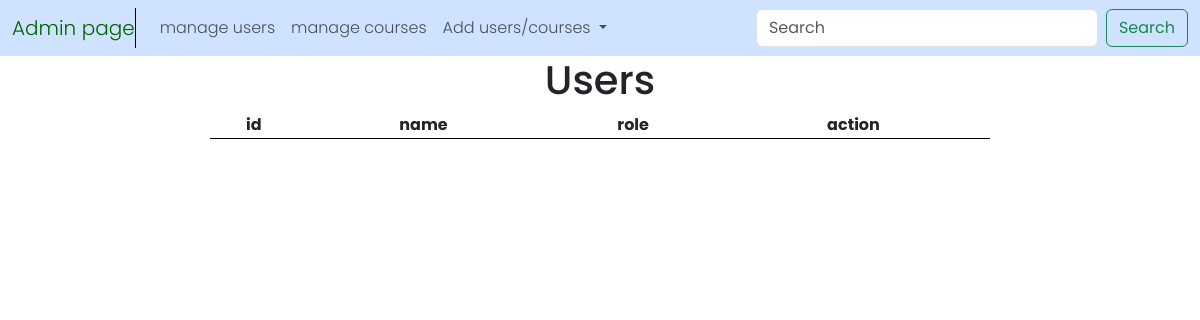
/admin/manage/courses, run on an earlier commit of the app's database.
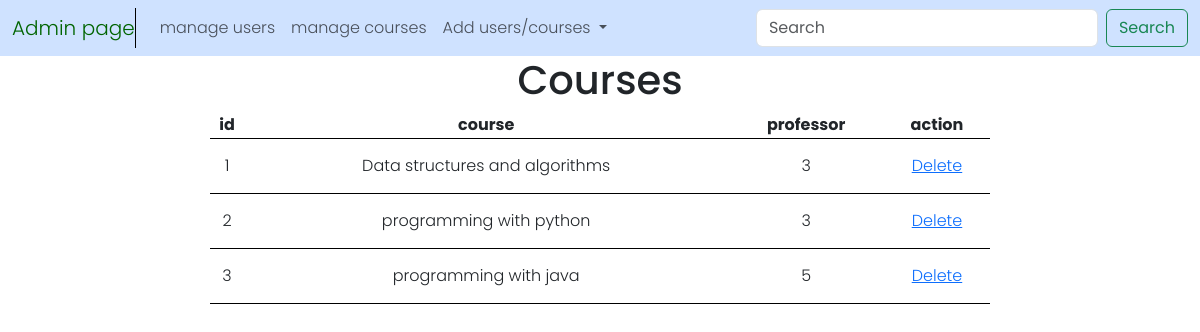
And on a later commit of the database.
### tables this page shows
CREATE TABLE courses (
    id INTEGER PRIMARY KEY AUTOINCREMENT,
    course_name TEXT NOT NULL,
    professor_id INTEGER,
    FOREIGN KEY (professor_id) REFERENCES users(id) ON DELETE SET NULL
);

### app.py (the view)
@app.route('/admin/manage/courses', methods=['GET', 'POST'])
def admin_manage_courses():
    courses = db.execute("SELECT * FROM courses")
    return render_template("admin_view.html", courses = courses)

### templates/admin_view.html (shortened to what this page needs)
{% extends "admin.html"%}
{% block main%}
    {% if courses %}
        <div class="admin_manage">
            <h1>Courses</h1>
            <table>
                <thead>
                    <tr>
                        <th>id</th>
                        <th>course</th>
                        <th>professor</th>
                        <th>action</th>
                    </tr>
                </thead>
                <tbody>
                    {% for course in courses %}
                    <tr>
                        <td>{{ course.id }}</td>
                        <td>{{ course.course_name }}</td>
                        <td>{{ course.professor_id }}</td>
                        <td><a href="/admin/manage/course/{{ course.id }}">Delete</a></td>
                    </tr>
                    {% endfor %}
                </tbody>
            </table>
        </div>
    {% else %}
        <div class="admin_manage">
            <h1>Users</h1>
            <table>
                <thead>
                    <tr>
                        <th>id</th>
                        <th>name</th>
                        <th>role</th>
                        <th>action</th>
                    </tr>
                </thead>
            </table>
        </div>
    {% endif %}
{% endblock%}

### templates/admin.html (shortened to what this page needs)
<!DOCTYPE html>
<html lang="en">
<head>
    <link href="https://cdn.jsdelivr.net/npm/bootstrap@5.3.3/dist/css/bootstrap.min.css" rel="stylesheet">
    <link rel="stylesheet" href="../static/styles.css">
</head>
<body>
    <nav class="navbar navbar-expand-lg bg-primary-subtle">
        <div class="container-fluid">
          <a class="navbar-brand" href="#" style="color: darkgreen; border-right: 1px solid black;">Admin page</a>
          <div class="collapse navbar-collapse" id="navbarSupportedContent">
            <ul class="navbar-nav me-auto mb-2 mb-lg-0">
              <li class="nav-item">
                <a class="nav-link" href="/admin/manage/users">manage users</a>
              </li>
              <li class="nav-item">
                <a class="nav-link" href="/admin/manage/courses">manage courses</a>
              </li>
              <li class="nav-item dropdown">
                <a class="nav-link dropdown-toggle" href="#" role="button" data-bs-toggle="dropdown" aria-expanded="false">
                  Add users/courses
                </a>
              </li>
            </ul>
            <form class="d-flex" role="search">
              <input class="form-control me-2" type="search" placeholder="Search" aria-label="Search">
              <button class="btn btn-outline-success" type="submit">Search</button>
            </form>
          </div>
        </div>
      </nav>
        {% block main %}{% endblock %}
</body>
</html>

### static/styles.css (style rules this page uses)
body { font-family: "Poppins", sans-serif; font-weight: 300; }
.admin_manage { display: flex; flex-direction: column; max-width: 65%; margin: auto; text-align: center; margin-bottom: 2em; }
.admin_manage table, td, th { border-bottom: 1px solid black; border-collapse: collapse; }
.admin_manage td { height: 55px; }

### templates/admin.html (style rules this page uses)
.admin_manage { display: flex; flex-direction: column; max-width: 65%; margin: auto; text-align: center; margin-bottom: 2em; }
.admin_manage table, td, th { border-bottom: 1px solid black; border-collapse: collapse; }
.admin_manage td { height: 55px; }

What changed in the data, as far as the page shows it:
added courses: id "1", course_name "Data structures and algorithms", professor_id "3"
added courses: id "2", course_name "programming with python", professor_id "3"
added courses: id "3", course_name "programming with java", professor_id "5"
Also different on the page:
text no longer shown: "Users name role"
text now shown: "Courses course professor"
